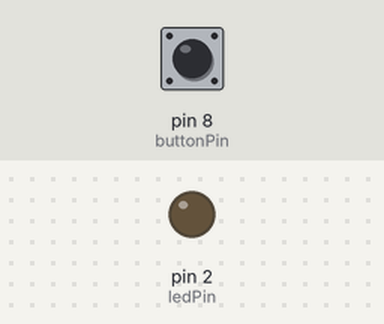
Recording of a sketch running on a simulated Arduino Uno, built with avr-gcc and run on an emulated ATmega328P. On the bench: output pins drawn as LEDs (lit = HIGH). The inputs (shaded band) are chosen by the test bench; at power-on: pin 8 (buttonPin) LOW.

Above: at 1.2 s.
1.3 s: pin 8 (buttonPin) pulled HIGH for 0.15 s
At 1.37 s:
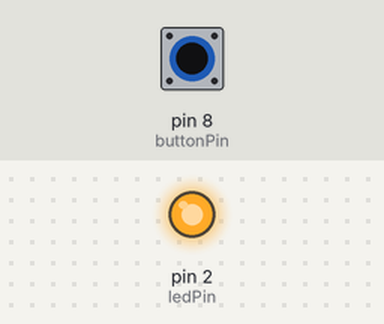
2.9 s: pin 8 (buttonPin) pulled HIGH for 3.2 s
At 6.8 s:
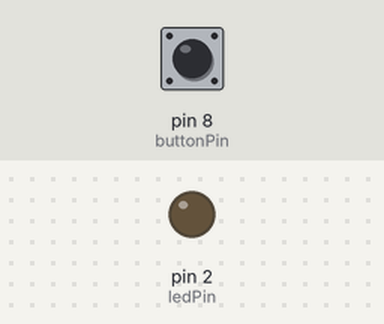
Timing chart, 0 to 8.3 s (numbered marks = the images above; inputs shaded):
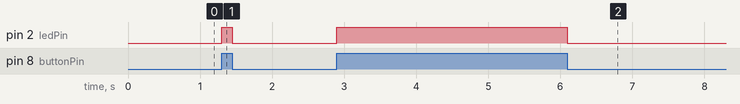

Measured:
- after the input at 1.3 s, pin 2 (ledPin): LOW → HIGH at once, → LOW 0.15 s later
- after the input at 2.9 s, pin 2 (ledPin): LOW → HIGH at once, → LOW 3.2 s later

The sketch:

pullup.ino
```cpp
int buttonPin = 8;
int ledPin = 2;
int buttonState = 0;
void setup() {
pinMode(ledPin, OUTPUT);
pinMode(buttonPin, INPUT); }
void loop() {
buttonState = digitalRead(buttonPin);
if (buttonState == HIGH) {
digitalWrite(ledPin, HIGH); }
else {
digitalWrite(ledPin, LOW);
}
}
```
